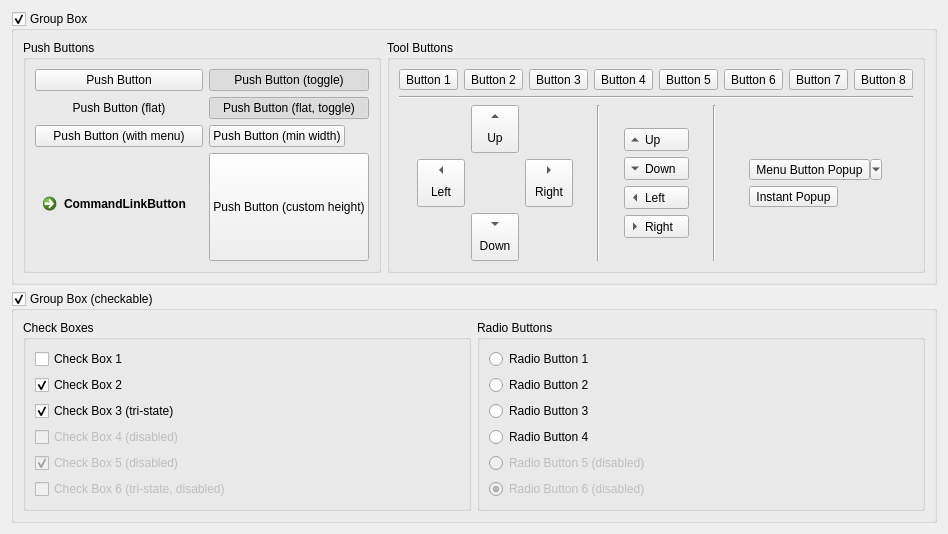
      <widget class="QWidget" name="tab">
       <attribute name="title">
        <string>Buttons</string>
       </attribute>
       <layout class="QVBoxLayout" name="verticalLayout_4">
        <item>
         <widget class="QGroupBox" name="allButtons_groupBox">
          <property name="title">
           <string>Group Box</string>
          </property>
          <property name="flat">
           <bool>false</bool>
          </property>
          <property name="checkable">
           <bool>true</bool>
          </property>
          <property name="checked">
           <bool>true</bool>
          </property>
          <layout class="QHBoxLayout" name="horizontalLayout_3">
           <item>
            <widget class="QGroupBox" name="pushButtons_groupBox">
             <property name="title">
              <string>Push Buttons</string>
             </property>
             <layout class="QGridLayout" name="gridLayout_6">
              <item row="0" column="1">
               <widget class="QPushButton" name="pushButton_3">
                <property name="text">
                 <string>Push Button (toggle)</string>
                </property>
                <property name="checkable">
                 <bool>true</bool>
                </property>
                <property name="checked">
                 <bool>true</bool>
                </property>
               </widget>
              </item>
              <item row="2" column="0">
               <widget class="QPushButton" name="pushButton_2">
                <property name="enabled">
                 <bool>true</bool>
                </property>
                <property name="contextMenuPolicy">
                 <enum>Qt::ActionsContextMenu</enum>
                </property>
                <property name="layoutDirection">
                 <enum>Qt::LeftToRight</enum>
                </property>
                <property name="autoFillBackground">
                 <bool>false</bool>
                </property>
                <property name="text">
                 <string>Push Button (with menu)</string>
                </property>
                <property name="checkable">
                 <bool>false</bool>
                </property>
                <property name="flat">
                 <bool>false</bool>
                </property>
               </widget>
              </item>
              <item row="0" column="0">
               <widget class="QPushButton" name="pushButton_1">
                <property name="text">
                 <string>Push Button</string>
                </property>
               </widget>
              </item>
              <item row="1" column="0">
               <widget class="QPushButton" name="pushButton_4">
                <property name="text">
                 <string>Push Button (flat)</string>
                </property>
                <property name="checkable">
                 <bool>false</bool>
                </property>
                <property name="flat">
                 <bool>true</bool>
                </property>
               </widget>
              </item>
              <item row="1" column="1">
               <widget class="QPushButton" name="pushButton_6">
                <property name="text">
                 <string>Push Button (flat, toggle)</string>
                </property>
                <property name="checkable">
                 <bool>true</bool>
                </property>
                <property name="checked">
                 <bool>true</bool>
                </property>
                <property name="flat">
                 <bool>true</bool>
                </property>
               </widget>
              </item>
              <item row="2" column="1">
               <widget class="QPushButton" name="pushButton">
                <property name="sizePolicy">
                 <sizepolicy hsizetype="Maximum" vsizetype="Fixed">
                  <horstretch>0</horstretch>
                  <verstretch>0</verstretch>
                 </sizepolicy>
                </property>
                <property name="text">
                 <string>Push Button (min width)</string>
                </property>
               </widget>
              </item>
              <item row="3" column="1">
               <widget class="QPushButton" name="pushButton_5">
                <property name="sizePolicy">
                 <sizepolicy hsizetype="Maximum" vsizetype="Expanding">
                  <horstretch>0</horstretch>
                  <verstretch>0</verstretch>
                 </sizepolicy>
                </property>
                <property name="minimumSize">
                 <size>
                  <width>0</width>
                  <height>48</height>
                 </size>
                </property>
                <property name="text">
                 <string>Push Button (custom height)</string>
                </property>
               </widget>
              </item>
              <item row="3" column="0">
               <widget class="QCommandLinkButton" name="commandLinkButton">
                <property name="sizePolicy">
                 <sizepolicy hsizetype="Preferred" vsizetype="Maximum">
                  <horstretch>0</horstretch>
                  <verstretch>0</verstretch>
                 </sizepolicy>
                </property>
                <property name="cursor">
                 <cursorShape>PointingHandCursor</cursorShape>
                </property>
                <property name="text">
                 <string>CommandLinkButton</string>
                </property>
               </widget>
              </item>
             </layout>
            </widget>
           </item>
           <item>
            <widget class="QGroupBox" name="groupBox_4">
             <property name="title">
              <string>Tool Buttons</string>
             </property>
             <property name="flat">
              <bool>true</bool>
             </property>
             <layout class="QVBoxLayout" name="verticalLayout_11">
              <item>
               <widget class="QFrame" name="toolbar_frame">
                <property name="frameShape">
                 <enum>QFrame::NoFrame</enum>
                </property>
                <property name="frameShadow">
                 <enum>QFrame::Raised</enum>
                </property>
                <layout class="QHBoxLayout" name="horizontalLayout_14">
                 <property name="leftMargin">
                  <number>0</number>
                 </property>
                 <property name="topMargin">
                  <number>0</number>
                 </property>
                 <property name="rightMargin">
                  <number>0</number>
                 </property>
                 <property name="bottomMargin">
                  <number>0</number>
                 </property>
                 <item>
                  <widget class="QToolButton" name="toolButton_10">
                   <property name="sizePolicy">
                    <sizepolicy hsizetype="Expanding" vsizetype="Maximum">
                     <horstretch>0</horstretch>
                     <verstretch>0</verstretch>
                    </sizepolicy>
                   </property>
                   <property name="text">
                    <string>Button 1</string>
                   </property>
                   <property name="iconSize">
                    <size>
                     <width>32</width>
                     <height>32</height>
                    </size>
                   </property>
                   <property name="popupMode">
                    <enum>QToolButton::DelayedPopup</enum>
                   </property>
                   <property name="toolButtonStyle">
                    <enum>Qt::ToolButtonTextUnderIcon</enum>
                   </property>
                  </widget>
                 </item>
                 <item>
                  <widget class="QToolButton" name="toolButton_11">
                   <property name="sizePolicy">
                    <sizepolicy hsizetype="Expanding" vsizetype="Maximum">
                     <horstretch>0</horstretch>
                     <verstretch>0</verstretch>
                    </sizepolicy>
                   </property>
                   <property name="text">
                    <string>Button 2</string>
                   </property>
                   <property name="iconSize">
                    <size>
                     <width>32</width>
                     <height>32</height>
                    </size>
                   </property>
                   <property name="popupMode">
                    <enum>QToolButton::DelayedPopup</enum>
                   </property>
                   <property name="toolButtonStyle">
                    <enum>Qt::ToolButtonTextUnderIcon</enum>
                   </property>
                  </widget>
                 </item>
                 <item>
                  <widget class="QToolButton" name="toolButton_12">
                   <property name="sizePolicy">
                    <sizepolicy hsizetype="Expanding" vsizetype="Maximum">
                     <horstretch>0</horstretch>
                     <verstretch>0</verstretch>
                    </sizepolicy>
                   </property>
                   <property name="text">
                    <string>Button 3</string>
                   </property>
                   <property name="iconSize">
                    <size>
                     <width>32</width>
                     <height>32</height>
                    </size>
                   </property>
                   <property name="popupMode">
                    <enum>QToolButton::InstantPopup</enum>
                   </property>
                   <property name="toolButtonStyle">
                    <enum>Qt::ToolButtonTextUnderIcon</enum>
                   </property>
                  </widget>
                 </item>
                 <item>
                  <widget class="QToolButton" name="toolButton_13">
                   <property name="sizePolicy">
                    <sizepolicy hsizetype="Expanding" vsizetype="Maximum">
                     <horstretch>0</horstretch>
                     <verstretch>0</verstretch>
                    </sizepolicy>
                   </property>
                   <property name="text">
                    <string>Button 4</string>
                   </property>
                   <property name="iconSize">
                    <size>
                     <width>32</width>
                     <height>32</height>
                    </size>
                   </property>
                   <property name="popupMode">
                    <enum>QToolButton::InstantPopup</enum>
                   </property>
                   <property name="toolButtonStyle">
                    <enum>Qt::ToolButtonTextUnderIcon</enum>
                   </property>
                  </widget>
                 </item>
                 <item>
                  <widget class="QToolButton" name="toolButton_14">
                   <property name="sizePolicy">
                    <sizepolicy hsizetype="Expanding" vsizetype="Maximum">
                     <horstretch>0</horstretch>
                     <verstretch>0</verstretch>
                    </sizepolicy>
                   </property>
                   <property name="text">
                    <string>Button 5</string>
                   </property>
                   <property name="toolButtonStyle">
                    <enum>Qt::ToolButtonTextBesideIcon</enum>
                   </property>
                  </widget>
                 </item>
                 <item>
                  <widget class="QToolButton" name="toolButton_15">
                   <property name="sizePolicy">
                    <sizepolicy hsizetype="Expanding" vsizetype="Maximum">
                     <horstretch>0</horstretch>
                     <verstretch>0</verstretch>
                    </sizepolicy>
                   </property>
                   <property name="text">
                    <string>Button 6</string>
                   </property>
                   <property name="toolButtonStyle">
                    <enum>Qt::ToolButtonTextBesideIcon</enum>
                   </property>
                  </widget>
                 </item>
                 <item>
                  <widget class="QToolButton" name="toolButton_16">
                   <property name="sizePolicy">
                    <sizepolicy hsizetype="Expanding" vsizetype="Maximum">
                     <horstretch>0</horstretch>
                     <verstretch>0</verstretch>
                    </sizepolicy>
                   </property>
                   <property name="text">
                    <string>Button 7</string>
                   </property>
                   <property name="popupMode">
                    <enum>QToolButton::InstantPopup</enum>
                   </property>
                   <property name="toolButtonStyle">
                    <enum>Qt::ToolButtonTextBesideIcon</enum>
                   </property>
                  </widget>
                 </item>
                 <item>
                  <widget class="QToolButton" name="toolButton_17">
                   <property name="sizePolicy">
                    <sizepolicy hsizetype="Expanding" vsizetype="Maximum">
                     <horstretch>0</horstretch>
                     <verstretch>0</verstretch>
                    </sizepolicy>
                   </property>
                   <property name="text">
                    <string>Button 8</string>
                   </property>
                   <property name="popupMode">
                    <enum>QToolButton::InstantPopup</enum>
                   </property>
                   <property name="toolButtonStyle">
                    <enum>Qt::ToolButtonTextBesideIcon</enum>
                   </property>
                  </widget>
                 </item>
                </layout>
               </widget>
              </item>
              <item>
               <widget class="Line" name="line">
                <property name="orientation">
                 <enum>Qt::Horizontal</enum>
                </property>
               </widget>
              </item>
              <item>
               <widget class="QFrame" name="frame_3">
                <property name="frameShape">
                 <enum>QFrame::NoFrame</enum>
                </property>
                <property name="frameShadow">
                 <enum>QFrame::Raised</enum>
                </property>
                <layout class="QHBoxLayout" name="horizontalLayout_6">
                 <property name="leftMargin">
                  <number>0</number>
                 </property>
                 <property name="topMargin">
                  <number>0</number>
                 </property>
                 <property name="rightMargin">
                  <number>0</number>
                 </property>
                 <property name="bottomMargin">
                  <number>0</number>
                 </property>
                 <item>
                  <widget class="QFrame" name="frame_8">
                   <property name="sizePolicy">
                    <sizepolicy hsizetype="Maximum" vsizetype="Maximum">
                     <horstretch>0</horstretch>
                     <verstretch>0</verstretch>
                    </sizepolicy>
                   </property>
                   <property name="frameShape">
                    <enum>QFrame::NoFrame</enum>
                   </property>
                   <layout class="QGridLayout" name="gridLayout_7">
                    <property name="leftMargin">
                     <number>0</number>
                    </property>
                    <property name="topMargin">
                     <number>0</number>
                    </property>
                    <property name="rightMargin">
                     <number>0</number>
                    </property>
                    <property name="bottomMargin">
                     <number>0</number>
                    </property>
                    <item row="1" column="2">
                     <widget class="QToolButton" name="toolButton_5">
                      <property name="minimumSize">
                       <size>
                        <width>48</width>
                        <height>48</height>
                       </size>
                      </property>
                      <property name="maximumSize">
                       <size>
                        <width>48</width>
                        <height>48</height>
                       </size>
                      </property>
                      <property name="text">
                       <string>Right</string>
                      </property>
                      <property name="toolButtonStyle">
                       <enum>Qt::ToolButtonTextUnderIcon</enum>
                      </property>
                      <property name="arrowType">
                       <enum>Qt::RightArrow</enum>
                      </property>
                     </widget>
                    </item>
                    <item row="0" column="1">
                     <widget class="QToolButton" name="toolButton_2">
                      <property name="minimumSize">
                       <size>
                        <width>48</width>
                        <height>48</height>
                       </size>
                      </property>
                      <property name="maximumSize">
                       <size>
                        <width>48</width>
                        <height>48</height>
                       </size>
                      </property>
                      <property name="text">
                       <string>Up</string>
                      </property>
                      <property name="toolButtonStyle">
                       <enum>Qt::ToolButtonTextUnderIcon</enum>
                      </property>
                      <property name="arrowType">
                       <enum>Qt::UpArrow</enum>
                      </property>
                     </widget>
                    </item>
                    <item row="1" column="0">
                     <widget class="QToolButton" name="toolButton_4">
                      <property name="minimumSize">
                       <size>
                        <width>48</width>
                        <height>48</height>
                       </size>
                      </property>
                      <property name="maximumSize">
                       <size>
                        <width>48</width>
                        <height>48</height>
                       </size>
                      </property>
                      <property name="text">
                       <string>Left</string>
                      </property>
                      <property name="toolButtonStyle">
                       <enum>Qt::ToolButtonTextUnderIcon</enum>
                      </property>
                      <property name="arrowType">
                       <enum>Qt::LeftArrow</enum>
                      </property>
                     </widget>
                    </item>
                    <item row="2" column="1">
                     <widget class="QToolButton" name="toolButton_3">
                      <property name="minimumSize">
                       <size>
                        <width>48</width>
                        <height>48</height>
                       </size>
                      </property>
                      <property name="maximumSize">
                       <size>
                        <width>48</width>
                        <height>48</height>
                       </size>
                      </property>
                      <property name="text">
                       <string>Down</string>
                      </property>
                      <property name="toolButtonStyle">
                       <enum>Qt::ToolButtonTextUnderIcon</enum>
                      </property>
                      <property name="arrowType">
                       <enum>Qt::DownArrow</enum>
                      </property>
                     </widget>
                    </item>
                   </layout>
                  </widget>
                 </item>
                 <item>
                  <widget class="Line" name="line_4">
                   <property name="orientation">
                    <enum>Qt::Vertical</enum>
                   </property>
                  </widget>
                 </item>
                 <item>
                  <widget class="QFrame" name="frame_4">
                   <property name="sizePolicy">
                    <sizepolicy hsizetype="Maximum" vsizetype="Maximum">
                     <horstretch>0</horstretch>
                     <verstretch>0</verstretch>
                    </sizepolicy>
                   </property>
                   <property name="frameShape">
                    <enum>QFrame::NoFrame</enum>
                   </property>
                   <layout class="QVBoxLayout" name="verticalLayout_6">
                    <property name="leftMargin">
                     <number>0</number>
                    </property>
                    <property name="topMargin">
                     <number>0</number>
                    </property>
                    <property name="rightMargin">
                     <number>0</number>
                    </property>
                    <property name="bottomMargin">
                     <number>0</number>
                    </property>
                    <item>
                     <widget class="QToolButton" name="toolButton_6">
                      <property name="sizePolicy">
                       <sizepolicy hsizetype="Expanding" vsizetype="Fixed">
                        <horstretch>0</horstretch>
                        <verstretch>0</verstretch>
                       </sizepolicy>
                      </property>
                      <property name="text">
                       <string>Up</string>
                      </property>
                      <property name="checkable">
                       <bool>true</bool>
                      </property>
                      <property name="toolButtonStyle">
                       <enum>Qt::ToolButtonTextBesideIcon</enum>
                      </property>
                      <property name="arrowType">
                       <enum>Qt::UpArrow</enum>
                      </property>
                     </widget>
                    </item>
                    <item>
                     <widget class="QToolButton" name="toolButton_7">
                      <property name="sizePolicy">
                       <sizepolicy hsizetype="Expanding" vsizetype="Fixed">
                        <horstretch>0</horstretch>
                        <verstretch>0</verstretch>
                       </sizepolicy>
                      </property>
                      <property name="text">
                       <string>Down</string>
                      </property>
                      <property name="checkable">
                       <bool>true</bool>
                      </property>
                      <property name="toolButtonStyle">
                       <enum>Qt::ToolButtonTextBesideIcon</enum>
                      </property>
                      <property name="arrowType">
                       <enum>Qt::DownArrow</enum>
                      </property>
                     </widget>
                    </item>
                    <item>
                     <widget class="QToolButton" name="toolButton_8">
                      <property name="sizePolicy">
                       <sizepolicy hsizetype="Expanding" vsizetype="Fixed">
                        <horstretch>0</horstretch>
                        <verstretch>0</verstretch>
                       </sizepolicy>
                      </property>
                      <property name="text">
                       <string>Left</string>
                      </property>
                      <property name="checkable">
                       <bool>true</bool>
                      </property>
                      <property name="toolButtonStyle">
                       <enum>Qt::ToolButtonTextBesideIcon</enum>
                      </property>
                      <property name="arrowType">
                       <enum>Qt::LeftArrow</enum>
                      </property>
                     </widget>
                    </item>
                    <item>
                     <widget class="QToolButton" name="toolButton_9">
                      <property name="sizePolicy">
                       <sizepolicy hsizetype="Expanding" vsizetype="Fixed">
                        <horstretch>0</horstretch>
                        <verstretch>0</verstretch>
                       </sizepolicy>
                      </property>
                      <property name="text">
                       <string>Right</string>
                      </property>
                      <property name="checkable">
                       <bool>true</bool>
                      </property>
                      <property name="toolButtonStyle">
                       <enum>Qt::ToolButtonTextBesideIcon</enum>
                      </property>
                      <property name="arrowType">
                       <enum>Qt::RightArrow</enum>
                      </property>
                     </widget>
                    </item>
                   </layout>
                  </widget>
                 </item>
                 <item>
                  <widget class="Line" name="line_2">
                   <property name="orientation">
                    <enum>Qt::Vertical</enum>
                   </property>
                  </widget>
                 </item>
                 <item>
                  <widget class="QFrame" name="frame_10">
                   <property name="sizePolicy">
                    <sizepolicy hsizetype="Maximum" vsizetype="Maximum">
                     <horstretch>0</horstretch>
                     <verstretch>0</verstretch>
                    </sizepolicy>
                   </property>
                   <layout class="QVBoxLayout" name="verticalLayout_26">
                    <item>
                     <widget class="QToolButton" name="toolButton_1">
                      <property name="text">
                       <string>Menu Button Popup</string>
                      </property>
                      <property name="checkable">
                       <bool>false</bool>
                      </property>
                      <property name="checked">
                       <bool>false</bool>
                      </property>
                      <property name="autoRepeat">
                       <bool>false</bool>
                      </property>
                      <property name="autoExclusive">
                       <bool>false</bool>
                      </property>
                      <property name="popupMode">
                       <enum>QToolButton::MenuButtonPopup</enum>
                      </property>
                      <property name="toolButtonStyle">
                       <enum>Qt::ToolButtonIconOnly</enum>
                      </property>
                      <property name="autoRaise">
                       <bool>false</bool>
                      </property>
                      <property name="arrowType">
                       <enum>Qt::NoArrow</enum>
                      </property>
                     </widget>
                    </item>
                    <item>
                     <widget class="QToolButton" name="toolButton">
                      <property name="text">
                       <string>Instant Popup</string>
                      </property>
                      <property name="checkable">
                       <bool>false</bool>
                      </property>
                      <property name="popupMode">
                       <enum>QToolButton::InstantPopup</enum>
                      </property>
                     </widget>
                    </item>
                   </layout>
                  </widget>
                 </item>
                </layout>
               </widget>
              </item>
             </layout>
            </widget>
           </item>
          </layout>
         </widget>
        </item>
        <item>
         <widget class="QGroupBox" name="checkBox_groupBox">
          <property name="title">
           <string>Group Box (checkable)</string>
          </property>
          <property name="checkable">
           <bool>true</bool>
          </property>
          <layout class="QHBoxLayout" name="horizontalLayout">
           <item>
            <widget class="QGroupBox" name="checkBoxes_groupBox">
             <property name="title">
              <string>Check Boxes</string>
             </property>
             <property name="flat">
              <bool>true</bool>
             </property>
             <property name="checkable">
              <bool>false</bool>
             </property>
             <layout class="QVBoxLayout" name="verticalLayout_5">
              <item>
               <widget class="QCheckBox" name="checkBox_1">
                <property name="text">
                 <string>Check Box 1</string>
                </property>
               </widget>
              </item>
              <item>
               <widget class="QCheckBox" name="checkBox_2">
                <property name="text">
                 <string>Check Box 2</string>
                </property>
                <property name="checked">
                 <bool>true</bool>
                </property>
               </widget>
              </item>
              <item>
               <widget class="QCheckBox" name="checkBox_3">
                <property name="text">
                 <string>Check Box 3 (tri-state)</string>
                </property>
                <property name="checked">
                 <bool>true</bool>
                </property>
                <property name="tristate">
                 <bool>true</bool>
                </property>
               </widget>
              </item>
              <item>
               <widget class="QCheckBox" name="checkBox_4">
                <property name="enabled">
                 <bool>false</bool>
                </property>
                <property name="styleSheet">
                 <string notr="true"/>
                </property>
                <property name="text">
                 <string>Check Box 4 (disabled)</string>
                </property>
               </widget>
              </item>
              <item>
               <widget class="QCheckBox" name="checkBox_5">
                <property name="enabled">
                 <bool>false</bool>
                </property>
                <property name="text">
                 <string>Check Box 5 (disabled)</string>
                </property>
                <property name="checked">
                 <bool>true</bool>
                </property>
               </widget>
              </item>
              <item>
               <widget class="QCheckBox" name="checkBox_6">
                <property name="enabled">
                 <bool>false</bool>
                </property>
                <property name="text">
                 <string>Check Box 6 (tri-state, disabled)</string>
                </property>
               </widget>
              </item>
             </layout>
            </widget>
           </item>
           <item>
            <widget class="QGroupBox" name="radioButtons_groupBox">
             <property name="toolTip">
              <string/>
             </property>
             <property name="title">
              <string>Radio Buttons</string>
             </property>
             <property name="flat">
              <bool>false</bool>
             </property>
             <property name="checkable">
              <bool>false</bool>
             </property>
             <layout class="QVBoxLayout" name="verticalLayout_3">
              <item>
               <widget class="QRadioButton" name="radioButton_1">
                <property name="text">
                 <string>Radio Button 1</string>
                </property>
                <property name="checked">
                 <bool>false</bool>
                </property>
               </widget>
              </item>
              <item>
               <widget class="QRadioButton" name="radioButton_2">
                <property name="text">
                 <string>Radio Button 2</string>
                </property>
               </widget>
              </item>
              <item>
               <widget class="QRadioButton" name="radioButton_3">
                <property name="text">
                 <string>Radio Button 3</string>
                </property>
               </widget>
              </item>
              <item>
               <widget class="QRadioButton" name="radioButton_4">
                <property name="text">
                 <string>Radio Button 4</string>
                </property>
               </widget>
              </item>
              <item>
               <widget class="QRadioButton" name="radioButton_5">
                <property name="enabled">
                 <bool>false</bool>
                </property>
                <property name="text">
                 <string>Radio Button 5 (disabled)</string>
                </property>
               </widget>
              </item>
              <item>
               <widget class="QRadioButton" name="radioButton_6">
                <property name="enabled">
                 <bool>false</bool>
                </property>
                <property name="text">
                 <string>Radio Button 6 (disabled)</string>
                </property>
                <property name="checked">
                 <bool>true</bool>
                </property>
               </widget>
              </item>
             </layout>
            </widget>
           </item>
          </layout>
         </widget>
        </item>
       </layout>
      </widget>
